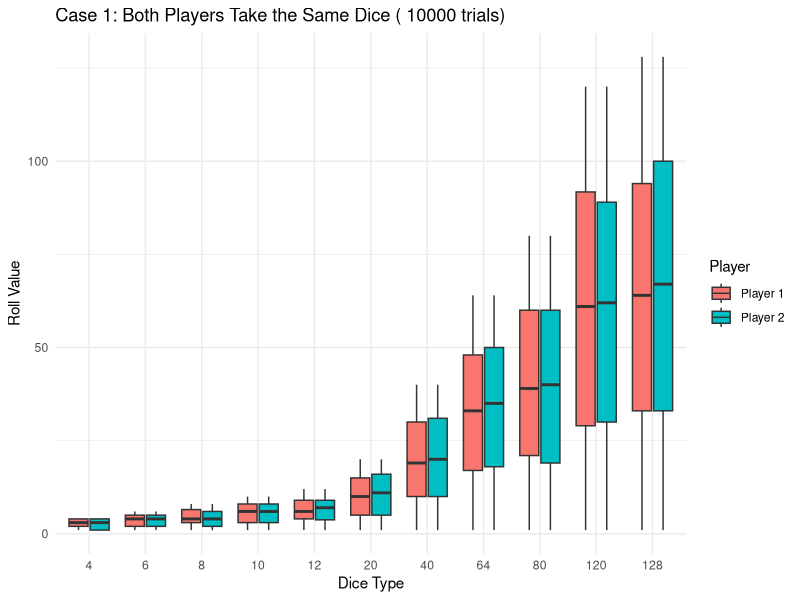
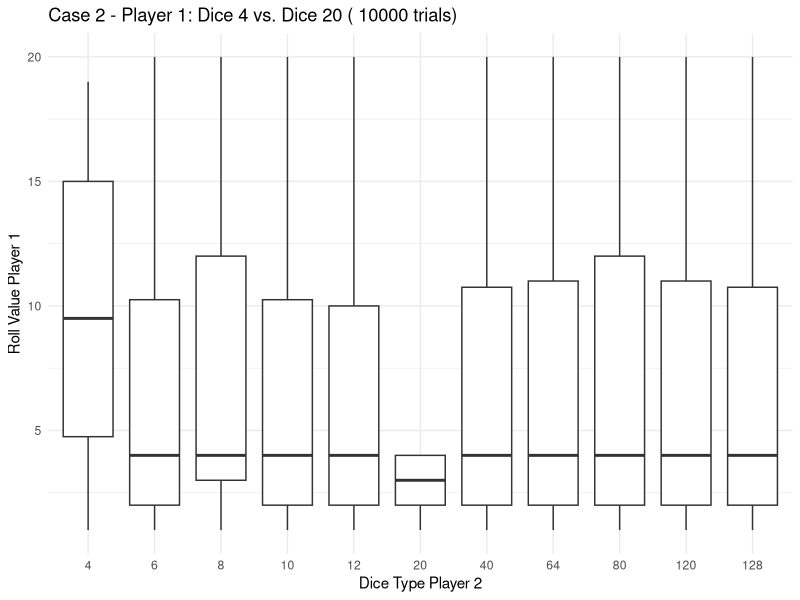
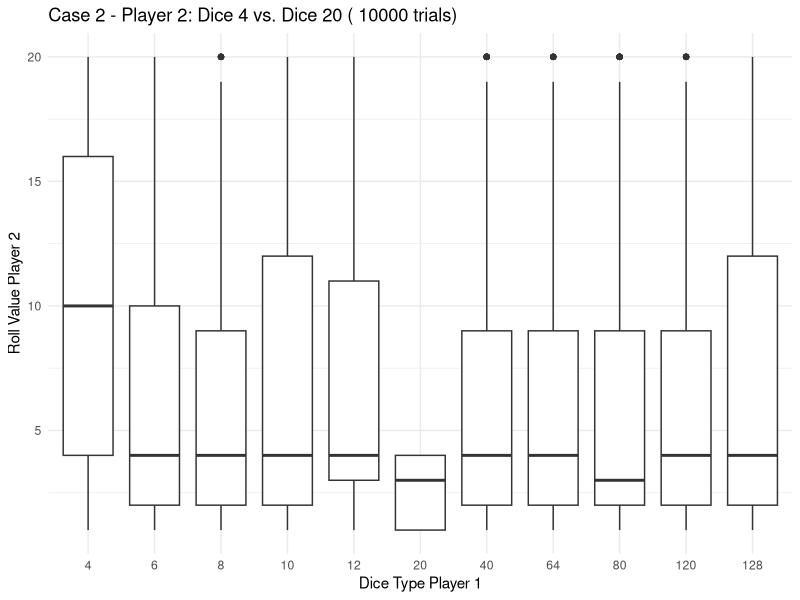
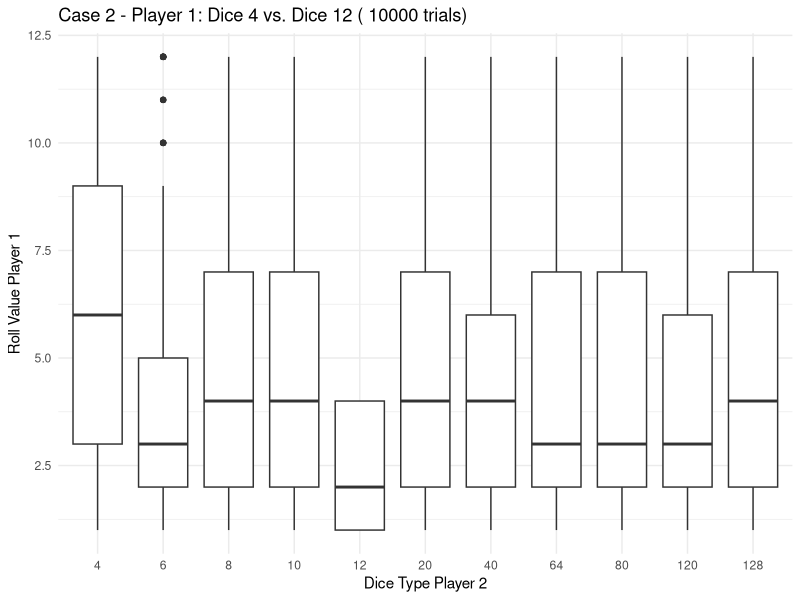
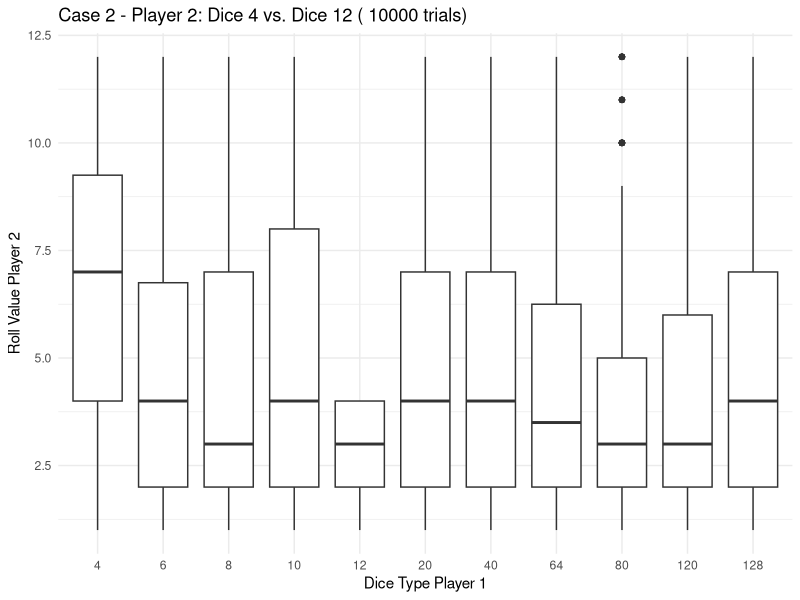
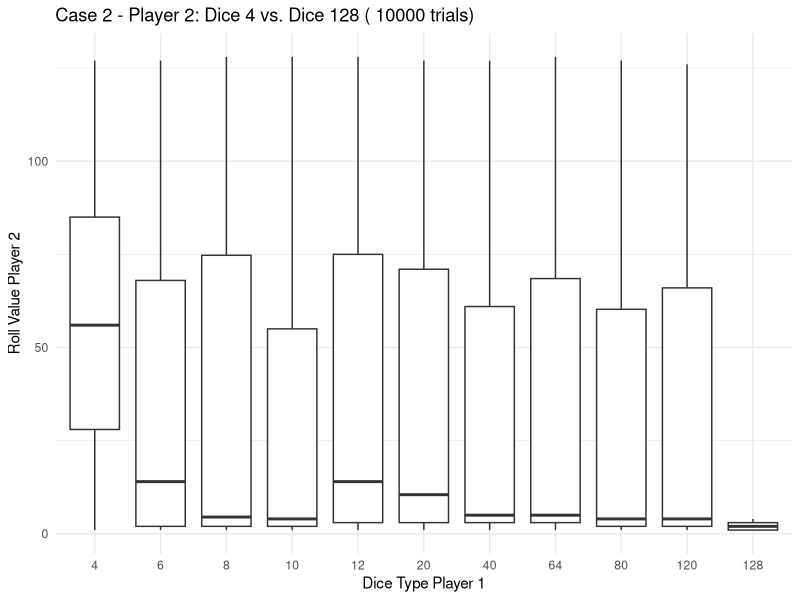

The R script that drew these images, in order:
## ---- chunk 1
library(ggplot2)
# Function to simulate a single dice duel with both players taking the same type of dice
simulate_same_dice_duel <- function() {
  dice_type <- sample(c(4, 6, 8, 10, 12,20,40,64,80,120,128), 1)
  roll_player1 <- sample(1:dice_type, 1)
  roll_player2 <- sample(1:dice_type, 1)
  return(c(dice_type, roll_player1, dice_type, roll_player2))
}

# Function to simulate a single dice duel with both players taking different types of dice
simulate_different_dice_duel <- function() {
  dice_types <- sample(c(4, 6, 8, 10, 12,20,40,64,80,120,128), 2, replace = FALSE)
  roll_player1 <- sample(1:dice_types[1], 1)
  roll_player2 <- sample(1:dice_types[2], 1)
  return(c(dice_types[1], roll_player1, dice_types[2], roll_player2))
}

# Monte Carlo simulation for both cases
num_trials <- 10000

# Case 1: Both players take the same type of dice
same_dice_simulation_results <- replicate(num_trials, simulate_same_dice_duel())
same_dice_data <- data.frame(Player = rep(c("Player 1", "Player 2"), each = ncol(same_dice_simulation_results)),
                             Dice_Type = rep(same_dice_simulation_results[1, ], 2),
                             Roll_Value = as.integer(c(same_dice_simulation_results[2, ], same_dice_simulation_results[4, ])))

# Visualize the results for Case 1 using ggplot2
ggplot(same_dice_data, aes(x = factor(Dice_Type), y = Roll_Value, fill = Player)) +
  geom_boxplot() +
  labs(title = paste("Case 1: Both Players Take the Same Dice (", num_trials, "trials)"),
       x = "Dice Type",
       y = "Roll Value",
       fill = "Player") +
  theme_minimal()

# Case 2: Both players take different types of dice
different_dice_simulation_results <- replicate(num_trials, simulate_different_dice_duel())
different_dice_data <- data.frame(Player = rep(c("Player 1", "Player 2"), each = ncol(different_dice_simulation_results)),
                                  Dice_Type_Player1 = rep(different_dice_simulation_results[1, ], 2),
                                  Roll_Value_Player1 = as.integer(c(different_dice_simulation_results[2, ])),
                                  Dice_Type_Player2 = rep(different_dice_simulation_results[3, ], 2),
                                  Roll_Value_Player2 = as.integer(c(different_dice_simulation_results[4, ])))

# Visualize the results for Case 2 - Player 1 (Dice 4 vs. Dice 20)
ggplot(subset(different_dice_data, Dice_Type_Player1 %in% c(4, 20)), aes(x = factor(Dice_Type_Player2), y = Roll_Value_Player1)) +
  geom_boxplot() +
  labs(title = paste("Case 2 - Player 1: Dice 4 vs. Dice 20 (", num_trials, "trials)"),
       x = "Dice Type Player 2",
       y = "Roll Value Player 1") +
  theme_minimal()

# Visualize the results for Case 2 - Player 2 (Dice 4 vs. Dice 20)
ggplot(subset(different_dice_data, Dice_Type_Player2 %in% c(4, 20)), aes(x = factor(Dice_Type_Player1), y = Roll_Value_Player2)) +
  geom_boxplot() +
  labs(title = paste("Case 2 - Player 2: Dice 4 vs. Dice 20 (", num_trials, "trials)"),
       x = "Dice Type Player 1",
       y = "Roll Value Player 2") +
  theme_minimal()

# Visualize the results for Case 2 - Player 1 (Dice 4 vs. Dice 12)
ggplot(subset(different_dice_data, Dice_Type_Player1 %in% c(4, 12)), aes(x = factor(Dice_Type_Player2), y = Roll_Value_Player1)) +
  geom_boxplot() +
  labs(title = paste("Case 2 - Player 1: Dice 4 vs. Dice 12 (", num_trials, "trials)"),
       x = "Dice Type Player 2",
       y = "Roll Value Player 1") +
  theme_minimal()

# Visualize the results for Case 2 - Player 2 (Dice 4 vs. Dice 12)
ggplot(subset(different_dice_data, Dice_Type_Player2 %in% c(4, 12)), aes(x = factor(Dice_Type_Player1), y = Roll_Value_Player2)) +
  geom_boxplot() +
  labs(title = paste("Case 2 - Player 2: Dice 4 vs. Dice 12 (", num_trials, "trials)"),
       x = "Dice Type Player 1",
       y = "Roll Value Player 2") +
  theme_minimal()

# Visualize the results for Case 2 - Player 2 (Dice 4 vs. Dice 128)
ggplot(subset(different_dice_data, Dice_Type_Player2 %in% c(4, 128)), aes(x = factor(Dice_Type_Player1), y = Roll_Value_Player2)) +
  geom_boxplot() +
  labs(title = paste("Case 2 - Player 2: Dice 4 vs. Dice 128 (", num_trials, "trials)"),
       x = "Dice Type Player 1",
       y = "Roll Value Player 2") +
  theme_minimal()


# Summarize the results for Case 1 (Same Dice)
summary_case1 <- table(same_dice_data$Roll_Value)

# Summarize the results for Case 2 (Different Dice)
summary_case2 <- table(different_dice_data$Roll_Value_Player1 == different_dice_data$Roll_Value_Player2)

# Display summaries
cat("\nSummary of Case 1 - Same Dice:\n")
print(summary_case1)

cat("\nSummary of Case 2 - Different Dice:\n")
print(summary_case2)

